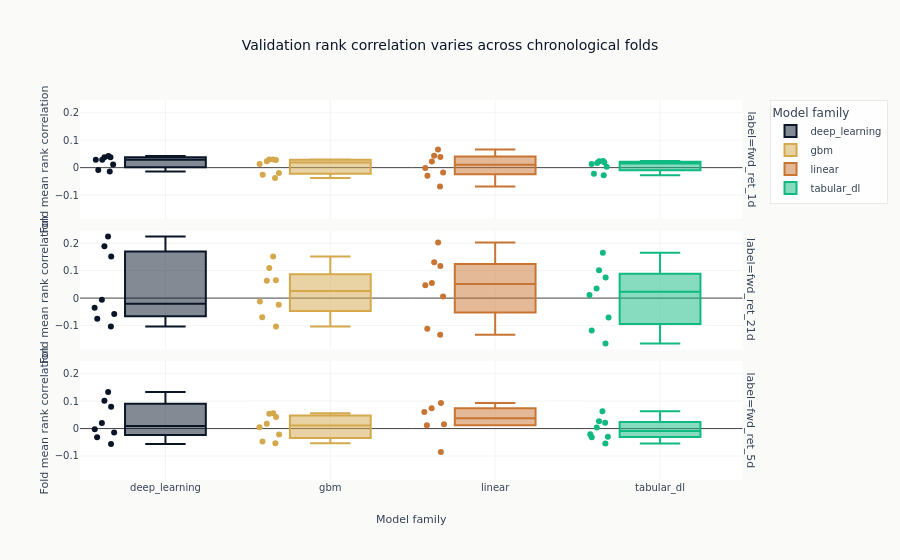

Notebook code for this chart:
### Code cell
fold_figure = px.box(
    fold_metrics,
    x="family",
    y="ic_mean",
    color="family",
    facet_row="label",
    points="all",
    title="Validation rank correlation varies across chronological folds",
    labels={"family": "Model family", "ic_mean": "Fold mean rank correlation"},
)
fold_figure.show()

### Figure 1 — Plotly figure (JSON) as saved in the notebook; plotly's stock layout.template omitted (floating-point values rounded to 4 significant figures)
{"data": [{"alignmentgroup": "True", "boxpoints": "all", "hovertemplate": "Model family=%{x}<br>label=fwd_ret_1d<br>Fold mean rank correlation=%{y}<extra></extra>", "legendgroup": "deep_learning", "marker": {"color": "#0a1628"}, "name": "deep_learning", "notched": false, "offsetgroup": "deep_learning", "orientation": "v", "showlegend": true, "type": "box", "x": ["deep_learning", "deep_learning", "deep_learning", "deep_learning", "deep_learning", "deep_learning", "deep_learning", "deep_learning"], "x0": " ", "xaxis": "x3", "y": [0.04255, 0.0113, 0.02862, -0.00862, 0.03781, -0.01397, 0.03755, 0.02833], "y0": " ", "yaxis": "y3"}, {"alignmentgroup": "True", "boxpoints": "all", "hovertemplate": "Model family=%{x}<br>label=fwd_ret_21d<br>Fold mean rank correlation=%{y}<extra></extra>", "legendgroup": "deep_learning", "marker": {"color": "#0a1628"}, "name": "deep_learning", "notched": false, "offsetgroup": "deep_learning", "orientation": "v", "showlegend": false, "type": "box", "x": ["deep_learning", "deep_learning", "deep_learning", "deep_learning", "deep_learning", "deep_learning", "deep_learning", "deep_learning"], "x0": " ", "xaxis": "x2", "y": [-0.03545, -0.07544, -0.1031, -0.005665, 0.1516, 0.2248, -0.05775, 0.189], "y0": " ", "yaxis": "y2"}, {"alignmentgroup": "True", "boxpoints": "all", "hovertemplate": "Model family=%{x}<br>label=fwd_ret_5d<br>Fold mean rank correlation=%{y}<extra></extra>", "legendgroup": "deep_learning", "marker": {"color": "#0a1628"}, "name": "deep_learning", "notched": false, "offsetgroup": "deep_learning", "orientation": "v", "showlegend": false, "type": "box", "x": ["deep_learning", "deep_learning", "deep_learning", "deep_learning", "deep_learning", "deep_learning", "deep_learning", "deep_learning"], "x0": " ", "xaxis": "x", "y": [0.02053, -0.05601, -0.03176, -0.002442, 0.0793, 0.1332, -0.0148, 0.1015], "y0": " ", "yaxis": "y"}, {"alignmentgroup": "True", "boxpoints": "all", "hovertemplate": "Model family=%{x}<br>label=fwd_ret_1d<br>Fold mean rank correlation=%{y}<extra></extra>", "legendgroup": "gbm", "marker": {"color": "#D4A84B"}, "name": "gbm", "notched": false, "offsetgroup": "gbm", "orientation": "v", "showlegend": true, "type": "box", "x": ["gbm", "gbm", "gbm", "gbm", "gbm", "gbm", "gbm", "gbm"], "x0": " ", "xaxis": "x3", "y": [0.02959, 0.02352, 0.01358, 0.02777, -0.02621, -0.01933, -0.03791, 0.02927], "y0": " ", "yaxis": "y3"}, {"alignmentgroup": "True", "boxpoints": "all", "hovertemplate": "Model family=%{x}<br>label=fwd_ret_21d<br>Fold mean rank correlation=%{y}<extra></extra>", "legendgroup": "gbm", "marker": {"color": "#D4A84B"}, "name": "gbm", "notched": false, "offsetgroup": "gbm", "orientation": "v", "showlegend": false, "type": "box", "x": ["gbm", "gbm", "gbm", "gbm", "gbm", "gbm", "gbm", "gbm"], "x0": " ", "xaxis": "x2", "y": [0.06489, -0.02465, 0.1094, 0.1513, -0.1039, -0.0701, -0.01236, 0.06342], "y0": " ", "yaxis": "y2"}, {"alignmentgroup": "True", "boxpoints": "all", "hovertemplate": "Model family=%{x}<br>label=fwd_ret_5d<br>Fold mean rank correlation=%{y}<extra></extra>", "legendgroup": "gbm", "marker": {"color": "#D4A84B"}, "name": "gbm", "notched": false, "offsetgroup": "gbm", "orientation": "v", "showlegend": false, "type": "box", "x": ["gbm", "gbm", "gbm", "gbm", "gbm", "gbm", "gbm", "gbm"], "x0": " ", "xaxis": "x", "y": [0.05369, 0.005098, 0.01778, 0.04197, -0.022, -0.05377, -0.04761, 0.05617], "y0": " ", "yaxis": "y"}, {"alignmentgroup": "True", "boxpoints": "all", "hovertemplate": "Model family=%{x}<br>label=fwd_ret_1d<br>Fold mean rank correlation=%{y}<extra></extra>", "legendgroup": "linear", "marker": {"color": "#C87533"}, "name": "linear", "notched": false, "offsetgroup": "linear", "orientation": "v", "showlegend": true, "type": "box", "x": ["linear", "linear", "linear", "linear", "linear", "linear", "linear", "linear"], "x0": " ", "xaxis": "x3", "y": [0.03832, -0.02935, 0.02222, 0.04301, -0.001766, -0.01815, -0.06903, 0.06644], "y0": " ", "yaxis": "y3"}, {"alignmentgroup": "True", "boxpoints": "all", "hovertemplate": "Model family=%{x}<br>label=fwd_ret_21d<br>Fold mean rank correlation=%{y}<extra></extra>", "legendgroup": "linear", "marker": {"color": "#C87533"}, "name": "linear", "notched": false, "offsetgroup": "linear", "orientation": "v", "showlegend": false, "type": "box", "x": ["linear", "linear", "linear", "linear", "linear", "linear", "linear", "linear"], "x0": " ", "xaxis": "x2", "y": [0.005933, -0.1334, 0.117, 0.1309, 0.05515, 0.04674, -0.1115, 0.2026], "y0": " ", "yaxis": "y2"}, {"alignmentgroup": "True", "boxpoints": "all", "hovertemplate": "Model family=%{x}<br>label=fwd_ret_5d<br>Fold mean rank correlation=%{y}<extra></extra>", "legendgroup": "linear", "marker": {"color": "#C87533"}, "name": "linear", "notched": false, "offsetgroup": "linear", "orientation": "v", "showlegend": false, "type": "box", "x": ["linear", "linear", "linear", "linear", "linear", "linear", "linear", "linear"], "x0": " ", "xaxis": "x", "y": [0.01562, NaN, NaN, 0.07368, 0.05998, 0.01218, -0.08545, 0.09301], "y0": " ", "yaxis": "y"}, {"alignmentgroup": "True", "boxpoints": "all", "hovertemplate": "Model family=%{x}<br>label=fwd_ret_1d<br>Fold mean rank correlation=%{y}<extra></extra>", "legendgroup": "tabular_dl", "marker": {"color": "#10b981"}, "name": "tabular_dl", "notched": false, "offsetgroup": "tabular_dl", "orientation": "v", "showlegend": true, "type": "box", "x": ["tabular_dl", "tabular_dl", "tabular_dl", "tabular_dl", "tabular_dl", "tabular_dl", "tabular_dl", "tabular_dl"], "x0": " ", "xaxis": "x3", "y": [0.01963, 0.01349, 0.01665, 0.02451, -0.02752, 0.002798, -0.02254, 0.02312], "y0": " ", "yaxis": "y3"}, {"alignmentgroup": "True", "boxpoints": "all", "hovertemplate": "Model family=%{x}<br>label=fwd_ret_21d<br>Fold mean rank correlation=%{y}<extra></extra>", "legendgroup": "tabular_dl", "marker": {"color": "#10b981"}, "name": "tabular_dl", "notched": false, "offsetgroup": "tabular_dl", "orientation": "v", "showlegend": false, "type": "box", "x": ["tabular_dl", "tabular_dl", "tabular_dl", "tabular_dl", "tabular_dl", "tabular_dl", "tabular_dl", "tabular_dl"], "x0": " ", "xaxis": "x2", "y": [0.0754, -0.07041, 0.1651, 0.03496, -0.1658, 0.1013, 0.01147, -0.118], "y0": " ", "yaxis": "y2"}, {"alignmentgroup": "True", "boxpoints": "all", "hovertemplate": "Model family=%{x}<br>label=fwd_ret_5d<br>Fold mean rank correlation=%{y}<extra></extra>", "legendgroup": "tabular_dl", "marker": {"color": "#10b981"}, "name": "tabular_dl", "notched": false, "offsetgroup": "tabular_dl", "orientation": "v", "showlegend": false, "type": "box", "x": ["tabular_dl", "tabular_dl", "tabular_dl", "tabular_dl", "tabular_dl", "tabular_dl", "tabular_dl", "tabular_dl"], "x0": " ", "xaxis": "x", "y": [0.06332, 0.003771, 0.02656, -0.02115, -0.02994, 0.02161, -0.03187, -0.05444], "y0": " ", "yaxis": "y"}], "layout": {"annotations": [{"font": {}, "showarrow": false, "text": "label=fwd_ret_5d", "textangle": 90, "x": 0.98, "xanchor": "left", "xref": "paper", "y": 0.1567, "yanchor": "middle", "yref": "paper"}, {"font": {}, "showarrow": false, "text": "label=fwd_ret_21d", "textangle": 90, "x": 0.98, "xanchor": "left", "xref": "paper", "y": 0.5, "yanchor": "middle", "yref": "paper"}, {"font": {}, "showarrow": false, "text": "label=fwd_ret_1d", "textangle": 90, "x": 0.98, "xanchor": "left", "xref": "paper", "y": 0.8433, "yanchor": "middle", "yref": "paper"}], "boxmode": "overlay", "legend": {"title": {"text": "Model family"}, "tracegroupgap": 0}, "title": {"text": "Validation rank correlation varies across chronological folds"}, "xaxis": {"anchor": "y", "categoryarray": ["deep_learning", "gbm", "linear", "tabular_dl"], "categoryorder": "array", "domain": [0.0, 0.98], "title": {"text": "Model family"}}, "xaxis2": {"anchor": "y2", "domain": [0.0, 0.98], "matches": "x", "showticklabels": false}, "xaxis3": {"anchor": "y3", "domain": [0.0, 0.98], "matches": "x", "showticklabels": false}, "yaxis": {"anchor": "x", "domain": [0.0, 0.3133], "title": {"text": "Fold mean rank correlation"}}, "yaxis2": {"anchor": "x2", "domain": [0.3433, 0.6567], "matches": "y", "title": {"text": "Fold mean rank correlation"}}, "yaxis3": {"anchor": "x3", "domain": [0.6867, 1.0], "matches": "y", "title": {"text": "Fold mean rank correlation"}}}}
